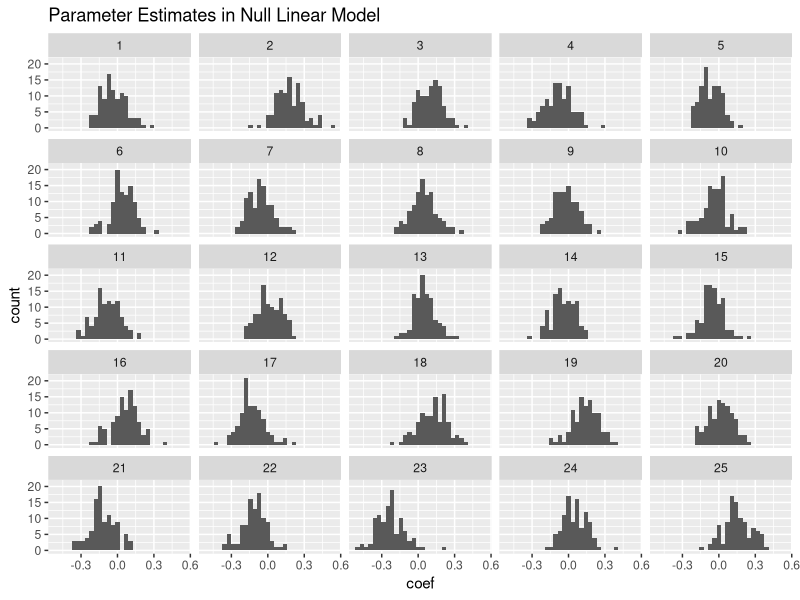
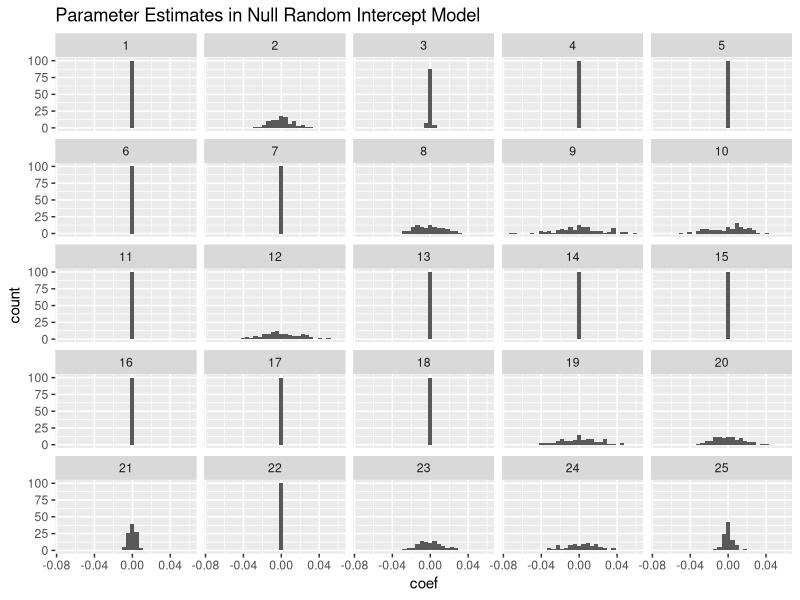

Reproduce these figures in R, in order.
library(lme4)
library(arm)
library(ggplot2)
library(reshape2)

# Basic random intercept only example, shows how random intercept models control
# for variation

# X and Y are totally independent
estiamte_lm_random_classes <- function(N, N_classes) {
  X <- factor(sample(1:N_classes, N, replace=TRUE))
  y <- rnorm(N)
  # Linear model gives a wide range of parameter estiamtes to the factors
  M <- lm(y ~ X)
  coef(M)
}

replicate_models <- function(N, N_classes, estimator, N_replicates) {
  model_coefs <- replicate(N_replicates, estimator(N, N_classes))
  model_coefs_melted <- data.frame(
    model_id = rep(1:N_replicates, each=N_classes),
    coef = as.vector(model_coefs)
  )
  model_coefs_melted
}

model_coefs_melted <- replicate_models(10000, 100, estiamte_lm_random_classes, 25)
ggplot(data=model_coefs_melted, aes(x=coef)) +
  geom_histogram() +
  facet_wrap(~model_id) +
  labs(title="Parameter Estimates in Null Linear Model")

# Estimate a linear mixed effects model instead
estiamte_lmer_random_classes <- function(N, N_classes) {
  df <- data.frame(
    x = factor(sample(1:N_classes, N, replace=TRUE)),
    y = rnorm(N)
  )
  # Linear model gives a wide range of parameter estiamtes to the factors
  M <- lmer(y ~ (1 | x), data = df)
  ranef(M)$x[, 1] # Dont include intercept
}

model_coefs_melted <- replicate_models(10000, 100,
                                      estiamte_lmer_random_classes, 25)
ggplot(data=model_coefs_melted, aes(x=coef)) +
  geom_histogram() +
  facet_wrap(~model_id) +
  labs(title="Parameter Estimates in Null Random Intercept Model")
